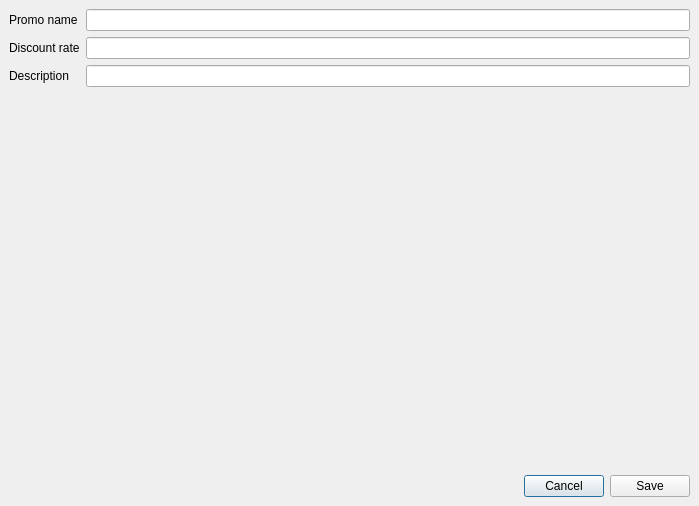
<?xml version="1.0" encoding="UTF-8"?>
<ui version="4.0">
 <class>DialogEditPromo</class>
 <widget class="QDialog" name="DialogEditPromo">
  <property name="geometry">
   <rect>
    <x>0</x>
    <y>0</y>
    <width>699</width>
    <height>506</height>
   </rect>
  </property>
  <property name="windowTitle">
   <string>Edit promo</string>
  </property>
  <layout class="QVBoxLayout" name="verticalLayout">
   <property name="spacing">
    <number>0</number>
   </property>
   <property name="leftMargin">
    <number>0</number>
   </property>
   <property name="topMargin">
    <number>0</number>
   </property>
   <property name="rightMargin">
    <number>0</number>
   </property>
   <property name="bottomMargin">
    <number>0</number>
   </property>
   <item>
    <widget class="QScrollArea" name="scrollArea">
     <property name="frameShape">
      <enum>QFrame::NoFrame</enum>
     </property>
     <property name="widgetResizable">
      <bool>true</bool>
     </property>
     <widget class="QWidget" name="scrollAreaWidgetContents">
      <property name="geometry">
       <rect>
        <x>0</x>
        <y>0</y>
        <width>699</width>
        <height>465</height>
       </rect>
      </property>
      <layout class="QFormLayout" name="formLayout">
       <item row="0" column="0">
        <widget class="QLabel" name="label_3">
         <property name="text">
          <string>Promo name</string>
         </property>
        </widget>
       </item>
       <item row="0" column="1">
        <widget class="QLineEdit" name="lineEditPromoName"/>
       </item>
       <item row="1" column="0">
        <widget class="QLabel" name="label_2">
         <property name="text">
          <string>Discount rate</string>
         </property>
        </widget>
       </item>
       <item row="1" column="1">
        <widget class="QLineEdit" name="lineEditDiscountRate">
         <property name="alignment">
          <set>Qt::AlignRight|Qt::AlignTrailing|Qt::AlignVCenter</set>
         </property>
        </widget>
       </item>
       <item row="2" column="0">
        <widget class="QLabel" name="label">
         <property name="text">
          <string>Description</string>
         </property>
        </widget>
       </item>
       <item row="2" column="1">
        <widget class="QLineEdit" name="lineEditDescription"/>
       </item>
      </layout>
     </widget>
    </widget>
   </item>
   <item>
    <widget class="QWidget" name="widgetConfirmationButton" native="true">
     <layout class="QHBoxLayout" name="horizontalLayout">
      <item>
       <spacer name="horizontalSpacer">
        <property name="orientation">
         <enum>Qt::Horizontal</enum>
        </property>
        <property name="sizeHint" stdset="0">
         <size>
          <width>40</width>
          <height>20</height>
         </size>
        </property>
       </spacer>
      </item>
      <item>
       <widget class="QPushButton" name="pushButtonCancel">
        <property name="text">
         <string>Cancel</string>
        </property>
       </widget>
      </item>
      <item>
       <widget class="QPushButton" name="pushButtonSave">
        <property name="text">
         <string>Save</string>
        </property>
       </widget>
      </item>
     </layout>
    </widget>
   </item>
  </layout>
 </widget>
 <tabstops>
  <tabstop>scrollArea</tabstop>
 </tabstops>
 <resources/>
 <connections/>
</ui>
